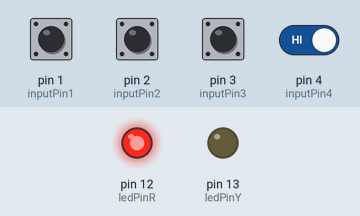
Bench run of a sketch on a simulated Arduino Uno, built for the host (arithmetic inside an expression is 32-bit, double 64-bit). On the bench: output pins drawn as LEDs (lit = HIGH). The test bench sets the inputs (shaded band); at power-on: pin 1 (inputPin1), pin 2 (inputPin2), pin 3 (inputPin3), pin 4 (inputPin4) HIGH. What the sketch prints to the serial monitor is not drawn.

Above: at 1.8 s.
1.9 s: pin 4 (inputPin4) driven LOW
Timing chart, 0 to 4.9 s (numbered marks = the images above; inputs shaded):
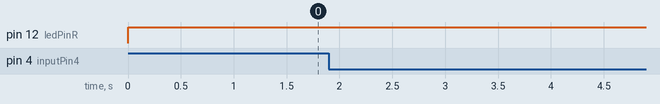

The sketch:

BUILD7.ino
```cpp
/*
* Button
* by DojoDave <http://www.0j0.org>
*
* Turns on and off a light emitting diode(LED) connected to digital
* pin 13, when pressing a pushbutton attached to pin 7.
* http://www.arduino.cc/en/Tutorial/Button
*/
int ledPinY = 13; // choose the pin for the LED
int ledPinR = 12;
int inputPin1 = 1; // choose the input pin (for a pushbutton)
int inputPin2 = 2;
int inputPin3 = 3;
int inputPin4 = 4;
int val1 = 0; // variable for reading the pin status
int val2 = 0;
int val3 = 0;
int val4 = 0;
int count = 0;
int password[4];
int correctpassword[] = {2, 1, 3, 4};


void setup() {
pinMode(ledPinY, OUTPUT);
pinMode(ledPinR, OUTPUT);// declare LED as output
pinMode(inputPin1, INPUT);
pinMode(inputPin2, INPUT);
pinMode(inputPin3, INPUT);
pinMode(inputPin4, INPUT);// declare pushbutton as input
Serial.begin(9600);
}
void loop(){
digitalWrite(ledPinY, LOW);
digitalWrite(ledPinR, LOW);
val1 = digitalRead(inputPin1);
val2 = digitalRead(inputPin2);
val3 = digitalRead(inputPin3);
val4 = digitalRead(inputPin4);// read input value

if (count > 4) {
  count == 0;
}
if(val1 == LOW){
password[count] = 1;
count = count + 1;
digitalWrite(ledPinR, HIGH);
delay(500);
}


if(val2 == LOW){
password[count] = 2;
count = count + 1;
digitalWrite(ledPinR, HIGH);
delay(500);
}


if(val3 == LOW){
password[count] = 3;
count = count + 1;
digitalWrite(ledPinR, HIGH);
delay(500);
}


if(val4 == LOW){
password[count] = 4;
count = count + 1;
digitalWrite(ledPinR, HIGH);
delay(500);
Serial.print(password[0]);
Serial.print(password[1]);
Serial.print(password[2]);
Serial.println(password[3]);

}


if (password[0] == correctpassword[0] && password[1] == correctpassword[1] && password[2] == correctpassword[2] && password[3] == correctpassword[3]  ){
  digitalWrite(ledPinR, LOW);
  digitalWrite(ledPinY, HIGH);
}
else {
  digitalWrite(ledPinR, HIGH);
}


delay(500);


}
```
